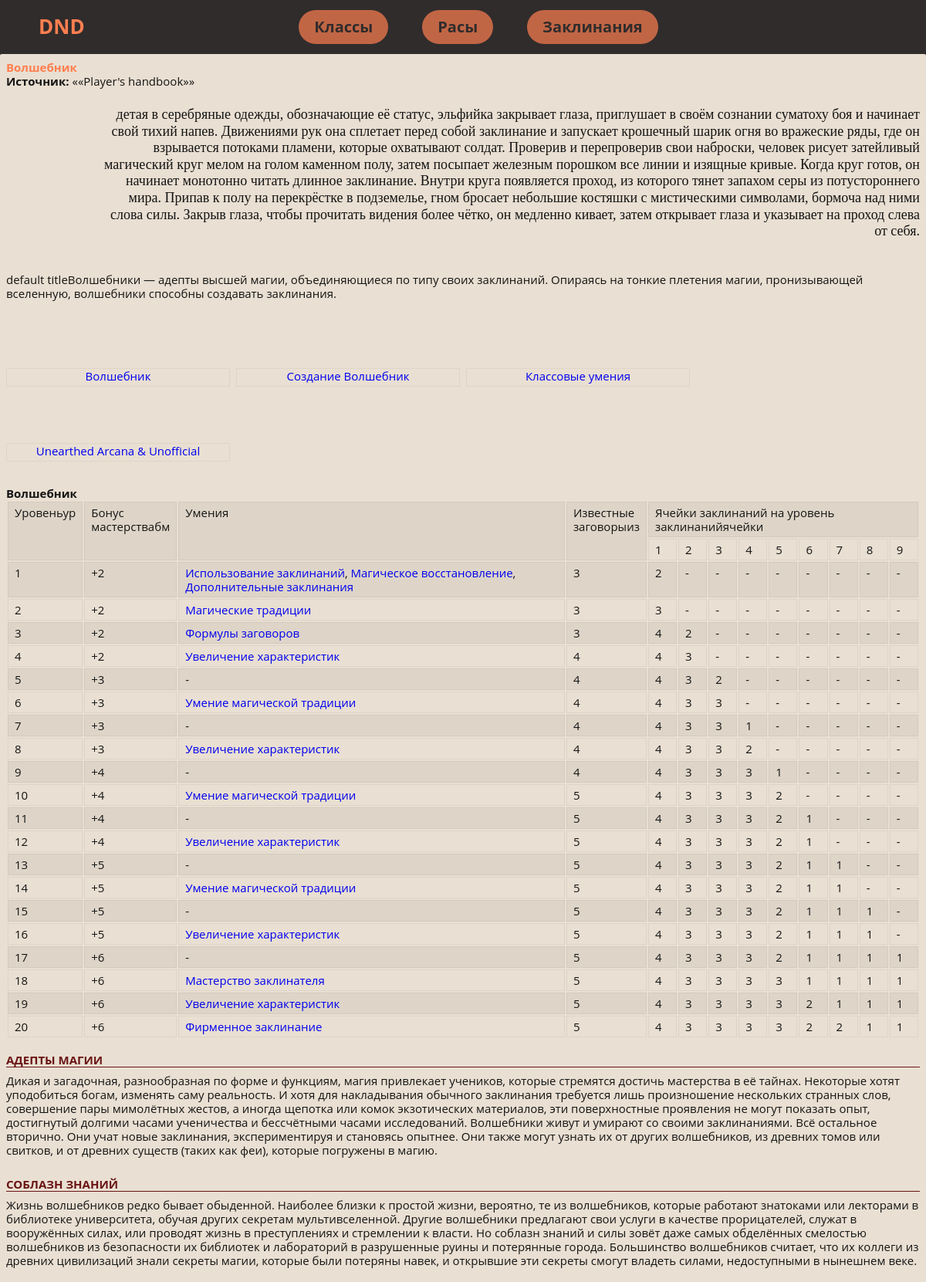
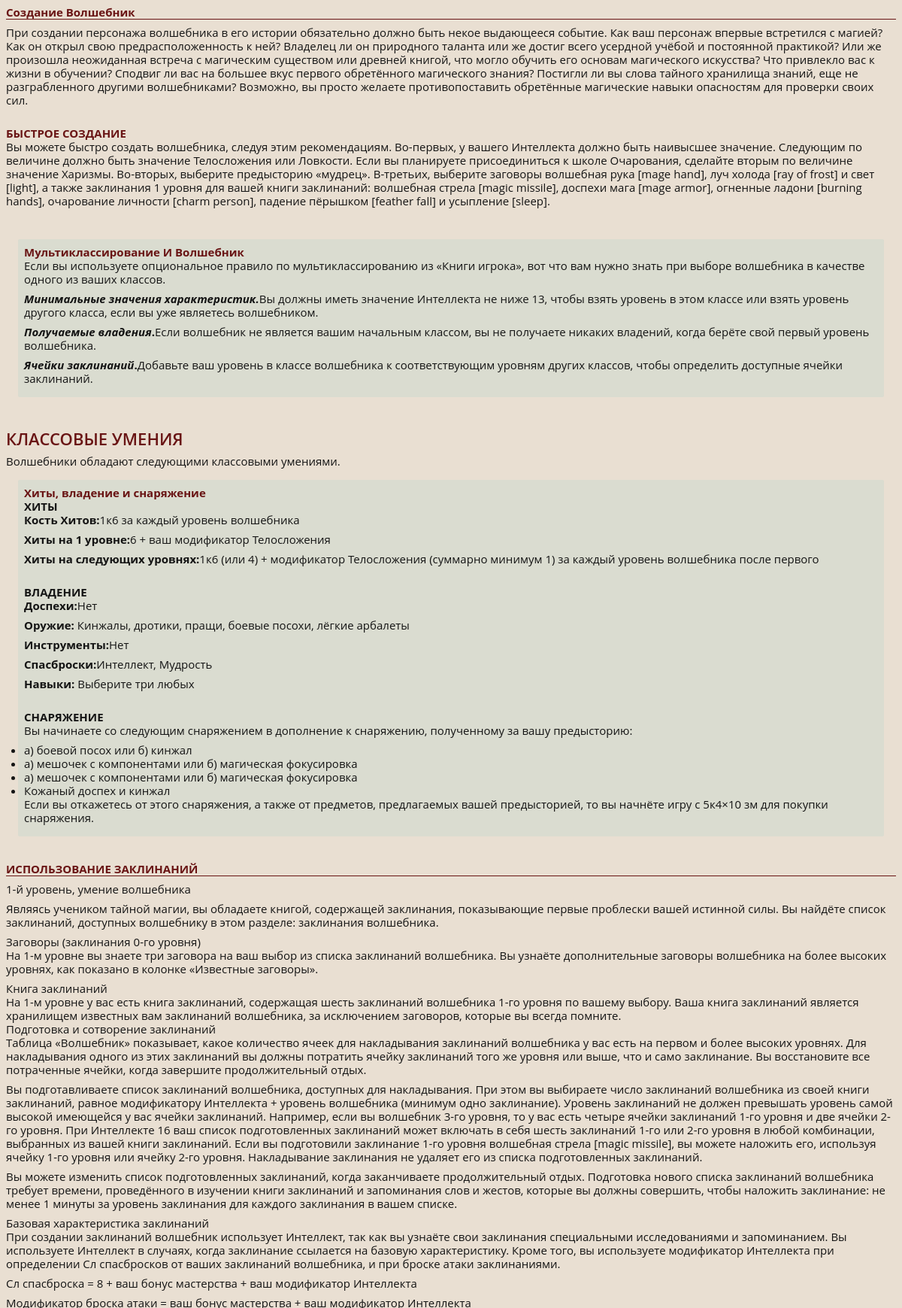
Screenshot of /class_description/5 (upper part) with the database file from the repository (2 pictures, top to bottom).
### dnd_wiki/models.py (models this page shows, shortened)
class HeroesClass(models.Model):
    rus_name = models.CharField(max_length=200)
    eng_name = models.CharField(max_length=200)
    adons_name = models.CharField(max_length=200)
    bg_image = models.ImageField(upload_to='dnd_wiki/icons', default='', blank=True)
    name = models.CharField(max_length=200, default="default title")
    source = models.CharField(max_length=200, default="default title")
    lore_info = models.TextField(null=True, blank=True, default="default title")
    short_info = models.CharField(max_length=200, default="default title")
    table = models.TextField(null=True, blank=True, default="default title")
    description_title1 = models.CharField(max_length=200, null=True, blank=True, default="default title")
    description_info1 = models.TextField(null=True, blank=True, default="default title")
    description_title2 = models.CharField(max_length=200, null=True, blank=True, default="default title")
    description_info2 = models.TextField(null=True, blank=True, default="default title")
    fast_creations = models.TextField(null=True, blank=True, default="default title")
    creations = models.TextField(default="default title")
    deep_lore_decs = models.CharField(null=True, blank=True, default="default title", max_length=200)
    deep_lore_min_char = models.CharField(null=True, blank=True, default="default title", max_length=200)
    deep_lore_use = models.CharField(null=True, blank=True, default="default title", max_length=200)
    deep_lore_ability = models.CharField(null=True, blank=True, default="default title", max_length=200)
    class_ability_desc = models.CharField(null=True, blank=True, default="default title", max_length=200)
    class_ability_hp = models.CharField(null=True, blank=True, default="default title", max_length=200)
    class_ability_hp_1lvl = models.CharField(null=True, blank=True, default="default title", max_length=200)
    class_ability_hp_nextlvl = models.CharField(null=True, blank=True, default="default title", max_length=200)
    class_ability_armor = models.CharField(null=True, blank=True, default="default title", max_length=200)
    class_ability_weapon = models.CharField(null=True, blank=True, default="default title", max_length=200)
    class_ability_tools = models.CharField(null=True, blank=True, default="default title", max_length=200)
    class_ability_safedice = models.CharField(null=True, blank=True, default="default title", max_length=200)
    class_ability_equipment1 = models.CharField(null=True, blank=True, default="default title", max_length=200)
    class_ability_equipment2 = models.CharField(null=True, blank=True, default="default title", max_length=200)
    class_ability_equipment3 = models.CharField(null=True, blank=True, default="default title", max_length=200)
    spell_using = models.CharField(null=True, blank=True, default="default title", max_length=200)
    spell_using_decs = models.TextField(null=True, blank=True, default="default title")
    extra_spell = models.CharField(null=True, blank=True, default="default title", max_length=200)
    extra_spell_table = models.TextField(null=True, blank=True, default="default title")

### dnd_wiki/views.py (the view)
# urls.py: path('class_description/<str:pk>', views.single_class, name='single_class'),
def single_class(request, pk):
    hero_obj = HeroesClass.objects.get(id=pk)
    bard_spells = BardSpells.objects.all()
    context = {'ho': hero_obj, 'bs': bard_spells}
    return render(request, 'dnd_wiki/single_class.html', context)

### dnd_wiki/templates/dnd_wiki/single_class.html (shortened to what this page needs)
{% extends 'dnd_wiki/base.html' %}
{% block content %}
<div class="paper-1 card" style="background-position:70% 0" itemscope="" itemtype="https://schema.org/Article">
    <div class="card-wrapper class_bard">
        <div class="card-header"><h2 class="card-title" itemprop="name">{{ ho.name }}</h2>
        </div>
        <div class="card-body new-article" itemprop="articleBody">
            <ul class="params">
                <li><strong>Источник:</strong> «<span>{{ ho.source }}</span>»</li>
            </ul>
            <div class="desc" itemprop="articleBody">
                <div>
                    <div class="spoiler_head_body" data-key="class.bard.intro">
                        <blockquote>{{ ho.lore_info }}</blockquote>
                        <br>
                        <p>{{ ho.short_info }}</p>
                    </div>
                </div>
                <ul class="new-article-menu grid">
                    <li class="new-article-menu__l1 col-6_lg-8_md-12_xs-24">
                        <div class="new-article-menu__l1-wrapper"><a href="#bard"
                                                                     class="btn btn-contrast btn-sm btn-primary scroll-link new-article-menu__l1-link">{{ho.name}}</a>
                        </div>
                    </li>
                    <li class="new-article-menu__l1 col-6_lg-8_md-12_xs-24">
                        <div class="new-article-menu__l1-wrapper"><a href="#sozdanie_barda"
                                                                     class="btn btn-contrast btn-sm btn-primary scroll-link new-article-menu__l1-link">Создание
                            {{ho.name}}</a></div>
                    </li>
                    <li class="new-article-menu__l1 col-6_lg-8_md-12_xs-24">
                        <div class="new-article-menu__l1-wrapper"><a href="#class-features"
                                                                     class="btn btn-contrast btn-sm btn-primary scroll-link new-article-menu__l1-link">Классовые
                            умения</a></div>
                    </li>
                    <li class="new-article-menu__l1 col-6_lg-8_md-12_xs-24"><span
                            class="new-article-menu__l1-drop"><span class="svg svg-16 svg--dropdown"><svg><use
                            xlink:href="/beta/img/sprite.svg#dropdown">
                    <li class="new-article-menu__l1 col-6_lg-8_md-12_xs-24">
                        <div class="new-article-menu__l1-wrapper"><a href="#unofficial"
                                                                     class="btn btn-contrast btn-sm btn-primary scroll-link new-article-menu__l1-link">Unearthed
                            Arcana &amp; Unofficial</a></div>
                    </li>
                </ul>
                <h4 class="tableTitle"><span id="bard">{{ ho.name }}</span></h4>
                <div class="table-wrapper">
                    {{ ho.table|safe }}
                </div>
                <br>
                <h3 class="underlined spoiler_head">{{ ho.description_title1 }}</h3>
                <div class="spoiler_body">
                    <p>{{ ho.description_info1 }}</p>
                    <br></div>
                <h3 class="underlined spoiler_head">{{ ho.description_title2 }}</h3>
                <div class="spoiler_body">
                    <p>{{ ho.description_info2 }}</p>
                    <br></div>
                <h3 class="underlined spoiler_head"><span id="sozdanie_barda">Создание {{ho.name}}</span></h3>
                <div class="spoiler_body">
                    <p>{{ ho.creations }}</p>
                    <br>
                    <h3 class="smallSectionTitle">БЫСТРОЕ СОЗДАНИЕ</h3>
                    <p>{{ ho.fast_creations }}</p>
                    <br></div>
                <div class="additionalInfo"><h3 class="smallSectionTitle spoiler_head">Мультиклассирование И
                    {{ho.name}}</h3>
                    <div class="spoiler_body">
                        <p>{{ ho.deep_lore_decs }}</p>
                        <p><strong><em>Минимальные значения характеристик.</em></strong>{{ ho.deep_lore_min_char }}</p>
                        <p><strong><em>Получаемые владения</em>.</strong>{{ ho.deep_lore_use }}</p>
                        <p><strong><em>Ячейки заклинаний</em>.</strong>{{ ho.deep_lore_ability }}</p>
                    </div>
                </div>
                <br>
                <h2 class="bigSectionTitle"><span id="class-features">Классовые умения</span></h2>
                <p>{{ ho.class_ability_desc }}</p>
                <div class="additionalInfo"><h3 class="smallSectionTitle spoiler_head">Хиты, владение и снаряжение</h3>
                    <span class="spoiler_body">
<h4 class="smallSectionTitle">ХИТЫ</h4>
<p><strong>Кость Хитов:</strong>{{ho.class_ability_hp}}</p>
<p><strong>Хиты на 1 уровне:</strong>{{ho.class_ability_hp_1lvl}}</p>
<p><strong>Хиты на следующих уровнях:</strong>{{ ho.class_ability_hp_nextlvl }}</p>
<br>
<h4 class="smallSectionTitle">ВЛАДЕНИЕ</h4>
<p><strong>Доспехи:</strong>{{ho.class_ability_armor}}</p>
<p><strong>Оружие: </strong>{{ho.class_ability_weapon}}</p>
<p><strong>Инструменты:</strong>{{ho.class_ability_tools}}</p>
<p><strong>Спасброски:</strong>{{ho.class_ability_safedice}}</p>
<p><strong>Навыки:</strong> Выберите три любых</p>
<br>
<h4 class="smallSectionTitle">СНАРЯЖЕНИЕ</h4>
<p>Вы начинаете со следующим снаряжением в дополнение к снаряжению, полученному за вашу предысторию:</p>
<ul>
<li>{{ ho.class_ability_equipment1 }}</li>
<li>{{ ho.class_ability_equipment2 }}</li>
<li>{{ ho.class_ability_equipment2 }}</li>
<li>Кожаный доспех и кинжал</li>
</ul>
<p>Если вы откажетесь от этого снаряжения, а также от предметов, предлагаемых вашей предысторией, то вы начнёте игру с <span
        class="dice" onclick="return ROLLtABLE.rollDice(this);"><span>5к4×10</span></span> зм для покупки снаряжения.</p>
</span></div>
                {% if ho.spell_using != "default title" %}
                <br>
                <h3 class="underlined"><span id="feature.spellcasting">{{ ho.spell_using }}</span></h3>
                <p>{{ ho.spell_using_decs|linebreaks }}</p>
                <br>
                {% endif %}
                {% for spell in bs %}
                {% if ho.rus_name == spell.hero_class_str %}
                <br>
                {% endif %}
                {% endfor %}
                {% endblock %}

### dnd_wiki/static/styles/style.css (style rules this page uses)
[class*=grid-], [class*=grid_], [class~=grid] { box-sizing: border-box; display: flex; flex-flow: row wrap; margin: 0 -4px; }
[class*=col-], [class*=col_], [class~=col] { box-sizing: border-box; padding: 0 4px 8px; max-width: 100%; }
h2 { color: coral; }
abbr, address, article, aside, audio, b, blockquote, body, body div, caption, cite, code, dd, del, details, dfn, dl, dt, em, fieldset, figure, form, h1, h2, h3, h4, h5, h6, html, i, iframe, img, ins, kbd, label, legend, li, mark, menu, nav, object, ol, p, pre, q, samp, section, small, span, strong, sub, summary, sup, table, tbody, td, tfoot, th, thead, time, tr, ul, var, video { margin: 0; padding: 0; border: 0; font-size: 100%; vertical-align: baseline; background: 0 0; }
.new-article blockquote, .trumbowyg-editor blockquote { display: block; text-align: right; font-family: Neucha,cursive; font-size: 18px; margin: 24px 0; padding-left: 10%; }
.card-body p { padding: 0; margin: 0 0 8px; }
.card { position: relative; }
.card { padding: 0; margin: 0 0 8px; z-index: 2; }
.paper-1 { padding: 8px; border-radius: 2px; }
.card-type, .paper-1 { background-color: #e9dfd2; }
body { font-family: "Open Sans",sans-serif; font-size: 15px; line-height: 1.2; font-weight: 400; color: #141414; display: flex; flex-direction: column; flex-wrap: nowrap; justify-content: flex-start; align-content: stretch; align-items: stretch; min-height: 100vh; position: relative; background-color: #141414; }
.new-article .new-article-menu, .trumbowyg-editor .new-article-menu { list-style-type: none; margin-top: 24px; margin-bottom: 24px; }
.new-article .new-article-menu .new-article-menu__l1, .trumbowyg-editor .new-article-menu .new-article-menu__l1 { position: relative; display: flex; align-items: center; flex-wrap: wrap; }
[class*=grid-]>[class*=col-6], [class*=grid_]>[class*=col-6], [class~=grid]>[class*=col-6] { flex-basis: 25%; max-width: 25%; }
.new-article .new-article-menu .new-article-menu__l1-link, .trumbowyg-editor .new-article-menu .new-article-menu__l1-link { white-space: nowrap; flex-grow: 1; }
.card-body table tr:nth-child(odd) { background-color: rgba(20,20,20,.05) }
.card-body table td { vertical-align: top; padding: 4px 8px; border: 1px solid rgba(20,20,20,.05); }
#ya-site-form0 .btn-contrast.ya-site-form__submit, .btn-contrast.inline-menu__item, .btn-contrast.trumbowyg-modal-button, .btn.btn-contrast { border: 1px solid rgba(20,20,20,.05); line-height: 28px; text-align: center }
#ya-site-form0 .btn-contrast.btn-sm.ya-site-form__submit, #ya-site-form0 .btn-contrast.ya-site-form__submit.inline-menu__item, .btn-contrast.btn-sm.trumbowyg-modal-button, .btn-contrast.inline-menu__item, .btn.btn-contrast.btn-sm { height: 24px; min-height: 24px; line-height: 18px; }
.new-article .new-article-menu .new-article-menu__l1-wrapper, .trumbowyg-editor .new-article-menu .new-article-menu__l1-wrapper { display: flex; align-items: center; width: 100%; }
.scroll-link { text-decoration:none }
.desc h3.underlined, .subsection h3.underlined, .trumbowyg-editor h3.underlined { display: block; padding: 0; margin: 0 0 8px; border-bottom: 1px solid #691414; color: #691414 }
.desc h3.smallSectionTitle, .subsection h3.smallSectionTitle, .trumbowyg-editor h3.smallSectionTitle { color: #691414; }
.desc h2.bigSectionTitle, .subsection h2.bigSectionTitle, .trumbowyg-editor h2.bigSectionTitle { color: #691414; }
.desc h2, .subsection h2, .trumbowyg-editor h2 { font-size: 22px; font-weight: 600; padding: 8px 0; color: #141414; text-transform: uppercase; }
.additionalInfo { background: rgba(89,192,184,.1); border: 1px solid var(--color-border-2); margin: 16px; border-radius: 2px; padding: 8px; box-shadow: 2px 2px 0 0 var(--color-shadow-1); }
a { font-size: 100%; vertical-align: baseline; text-decoration: none; }
a, button, input, select, textarea { margin: 0; }

### rows the page displays
HeroesClass: name "Волшебник", source "«Player's handbook»", lore_info "детая в серебряные одежды, обозначающие её статус, эльфийка закрывает глаза, приглушает в своём сознании суматоху боя и начинает свой тихий напев. Движениями рук она сплетает перед собой заклинание и запускает крошечный шарик огня во вражеские ряды, где он взрывается потоками пламени, которые охватывают солдат. Проверив и перепроверив свои наброски, человек рисует затейливый магический круг мелом на голом каменном полу, затем посыпает железным порошком все линии и изящные кривые. Когда круг готов, он начинает монотонно читать длинное заклинание. Внутри круга появляется проход, из которого тянет запахом серы из потустороннего мира. Припав к полу на перекрёстке в подземелье, гном бросает…", short_info "default titleВолшебники — адепты высшей магии, объединяющиеся по типу своих заклинаний. Опираясь на тонкие плетения магии, пронизывающей вселенную, волшебники способны создавать заклинания.", table "Уровень ур Бонус мастерства бм Умения Известные заговоры из Ячейки заклинаний на уровень заклинаний ячейки 1 2 3 4 5 6 7 8 9 1 +2 Использование заклинаний , Магическое восстановление , Дополнительные заклинания 3 2 - - - - - - - - 2 +2 Магические традиции 3 3 - - - - - - - - 3 +2 Формулы заговоров 3 4 2 - - - - - - - 4 +2 Увеличение характеристик 4 4 3 - - - - - - - 5 +3 - 4 4 3 2 - - - - - - 6 +3 Умение магической традиции 4 4 3 3 - - - - - - 7 +3 - 4 4 3 3 1 - - - - - 8 +3 Увеличение характеристик 4 4 3 3 2 - - - - - 9 +4 - 4 4 3 3 3 1 - - - - 10 +4 Умение магической традиции 5 4 3 3 3 2 - - - - 11 +4 - 5 4 3 3 3 2 1 - - - 12 +4 Увеличение характеристик 5 4 3 3 3 2 1 - - - 13 +5 - 5 4 3 3…", description_title1 "АДЕПТЫ МАГИИ", description_info1 "Дикая и загадочная, разнообразная по форме и функциям, магия привлекает учеников, которые стремятся достичь мастерства в её тайнах. Некоторые хотят уподобиться богам, изменять саму реальность. И хотя для накладывания обычного заклинания требуется лишь произношение нескольких странных слов, совершение пары мимолётных жестов, а иногда щепотка или комок экзотических материалов, эти поверхностные проявления не могут показать опыт, достигнутый долгими часами ученичества и бессчётными часами исследований. Волшебники живут и умирают со своими заклинаниями. Всё остальное вторично. Они учат новые заклинания, экспериментируя и становясь опытнее. Они также могут узнать их от других волшебников, из…", description_title2 "СОБЛАЗН ЗНАНИЙ", description_info2 "Жизнь волшебников редко бывает обыденной. Наиболее близки к простой жизни, вероятно, те из волшебников, которые работают знатоками или лекторами в библиотеке университета, обучая других секретам мультивселенной. Другие волшебники предлагают свои услуги в качестве прорицателей, служат в вооружённых силах, или проводят жизнь в преступлениях и стремлении к власти. Но соблазн знаний и силы зовёт даже самых обделённых смелостью волшебников из безопасности их библиотек и лабораторий в разрушенные руины и потерянные города. Большинство волшебников считает, что их коллеги из древних цивилизаций знали секреты магии, которые были потеряны навек, и открывшие эти секреты смогут владеть силами,…", creations "При создании персонажа волшебника в его истории обязательно должно быть некое выдающееся событие. Как ваш персонаж впервые встретился с магией? Как он открыл свою предрасположенность к ней? Владелец ли он природного таланта или же достиг всего усердной учёбой и постоянной практикой? Или же произошла неожиданная встреча с магическим существом или древней книгой, что могло обучить его основам магического искусства? Что привлекло вас к жизни в обучении? Сподвиг ли вас на большее вкус первого обретённого магического знания? Постигли ли вы слова тайного хранилища знаний, еще не разграбленного другими волшебниками? Возможно, вы просто желаете противопоставить обретённые магические навыки…", fast_creations "Вы можете быстро создать волшебника, следуя этим рекомендациям. Во-первых, у вашего Интеллекта должно быть наивысшее значение. Следующим по величине должно быть значение Телосложения или Ловкости. Если вы планируете присоединиться к школе Очарования, сделайте вторым по величине значение Харизмы. Во-вторых, выберите предысторию «мудрец». В-третьих, выберите заговоры волшебная рука [mage hand], луч холода [ray of frost] и свет [light], а также заклинания 1 уровня для вашей книги заклинаний: волшебная стрела [magic missile], доспехи мага [mage armor], огненные ладони [burning hands], очарование личности [charm person], падение пёрышком [feather fall] и усыпление [sleep].", deep_lore_decs "Если вы используете опциональное правило по мультиклассированию из «Книги игрока», вот что вам нужно знать при выборе волшебника в качестве одного из ваших классов.", deep_lore_min_char "Вы должны иметь значение Интеллекта не ниже 13, чтобы взять уровень в этом классе или взять уровень другого класса, если вы уже являетесь волшебником.", deep_lore_use "Если волшебник не является вашим начальным классом, вы не получаете никаких владений, когда берёте свой первый уровень волшебника.", deep_lore_ability "Добавьте ваш уровень в классе волшебника к соответствующим уровням других классов, чтобы определить доступные ячейки заклинаний.", class_ability_desc "Волшебники обладают следующими классовыми умениями.", class_ability_hp "1к6 за каждый уровень волшебника", class_ability_hp_1lvl "6 + ваш модификатор Телосложения", class_ability_hp_nextlvl "1к6 (или 4) + модификатор Телосложения (суммарно минимум 1) за каждый уровень волшебника после первого", class_ability_armor "Нет", class_ability_weapon "Кинжалы, дротики, пращи, боевые посохи, лёгкие арбалеты", class_ability_tools "Нет", class_ability_safedice "Интеллект, Мудрость", class_ability_equipment1 "а) боевой посох или б) кинжал", class_ability_equipment2 "а) мешочек с компонентами или б) магическая фокусировка", spell_using "ИСПОЛЬЗОВАНИЕ ЗАКЛИНАНИЙ", spell_using_decs "1-й уровень, умение волшебника Являясь учеником тайной магии, вы обладаете книгой, содержащей заклинания, показывающие первые проблески вашей истинной силы. Вы найдёте список заклинаний, доступных волшебнику в этом разделе: заклинания волшебника. Заговоры (заклинания 0-го уровня) На 1-м уровне вы знаете три заговора на ваш выбор из списка заклинаний волшебника. Вы узнаёте дополнительные заговоры волшебника на более высоких уровнях, как показано в колонке «Известные заговоры». Книга заклинаний На 1-м уровне у вас есть книга заклинаний, содержащая шесть заклинаний волшебника 1-го уровня по вашему выбору. Ваша книга заклинаний является хранилищем известных вам заклинаний волшебника, за…"
